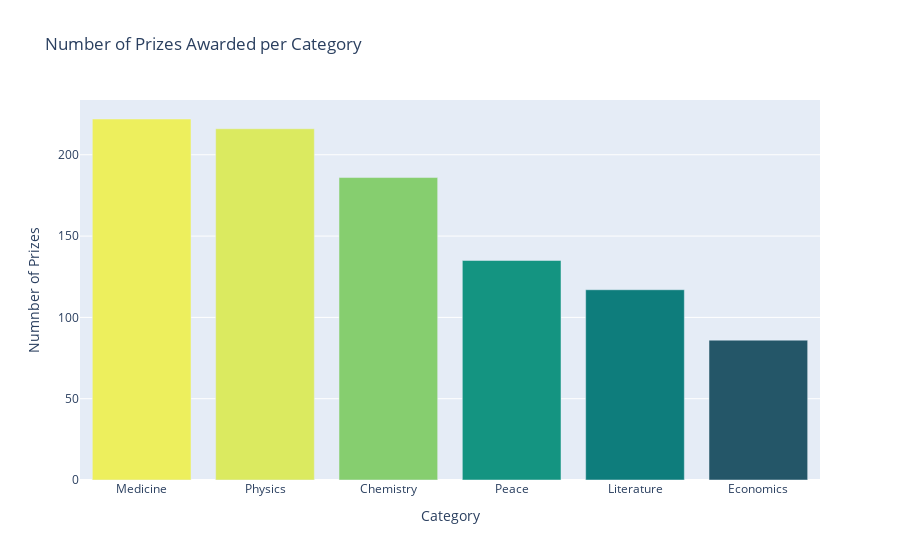

Notebook cell for this chart:
### Code cell
prizes_per_category = df_data.category.value_counts()
prizes_per_category

bar = px.bar(
    x=prizes_per_category.index,
    y=prizes_per_category.values,
    title='Number of Prizes Awarded per Category',
    color=prizes_per_category.values,
    color_continuous_scale='Aggrnyl'
)

bar.update_layout(
    xaxis_title='Category',
    yaxis_title='Numnber of Prizes',
    coloraxis_showscale=False
)

bar.show()

### Figure 1 — Plotly figure (JSON) as saved in the notebook; plotly's stock layout.template omitted (floating-point values rounded to 4 significant figures)
{"data": [{"alignmentgroup": "True", "hovertemplate": "x=%{x}<br>y=%{y}<br>color=%{marker.color}<extra></extra>", "legendgroup": "", "marker": {"color": [222, 216, 186, 135, 117, 86], "coloraxis": "coloraxis", "pattern": {"shape": ""}}, "name": "", "offsetgroup": "", "orientation": "v", "showlegend": false, "textposition": "auto", "type": "bar", "x": ["Medicine", "Physics", "Chemistry", "Peace", "Literature", "Economics"], "xaxis": "x", "y": [222, 216, 186, 135, 117, 86], "yaxis": "y"}], "layout": {"autosize": true, "barmode": "relative", "coloraxis": {"colorbar": {"title": {"text": "color"}}, "colorscale": [[0, "rgb(36, 86, 104)"], [0.1667, "rgb(15, 114, 121)"], [0.3333, "rgb(13, 143, 129)"], [0.5, "rgb(57, 171, 126)"], [0.6667, "rgb(110, 197, 116)"], [0.8333, "rgb(169, 220, 103)"], [1, "rgb(237, 239, 93)"]], "showscale": false}, "legend": {"tracegroupgap": 0}, "title": {"text": "Number of Prizes Awarded per Category"}, "xaxis": {"anchor": "y", "autorange": true, "domain": [0, 1], "range": [-0.5, 5.5], "title": {"text": "Category"}, "type": "category"}, "yaxis": {"anchor": "x", "autorange": true, "domain": [0, 1], "range": [0, 233.7], "title": {"text": "Numnber of Prizes"}, "type": "linear"}}}
